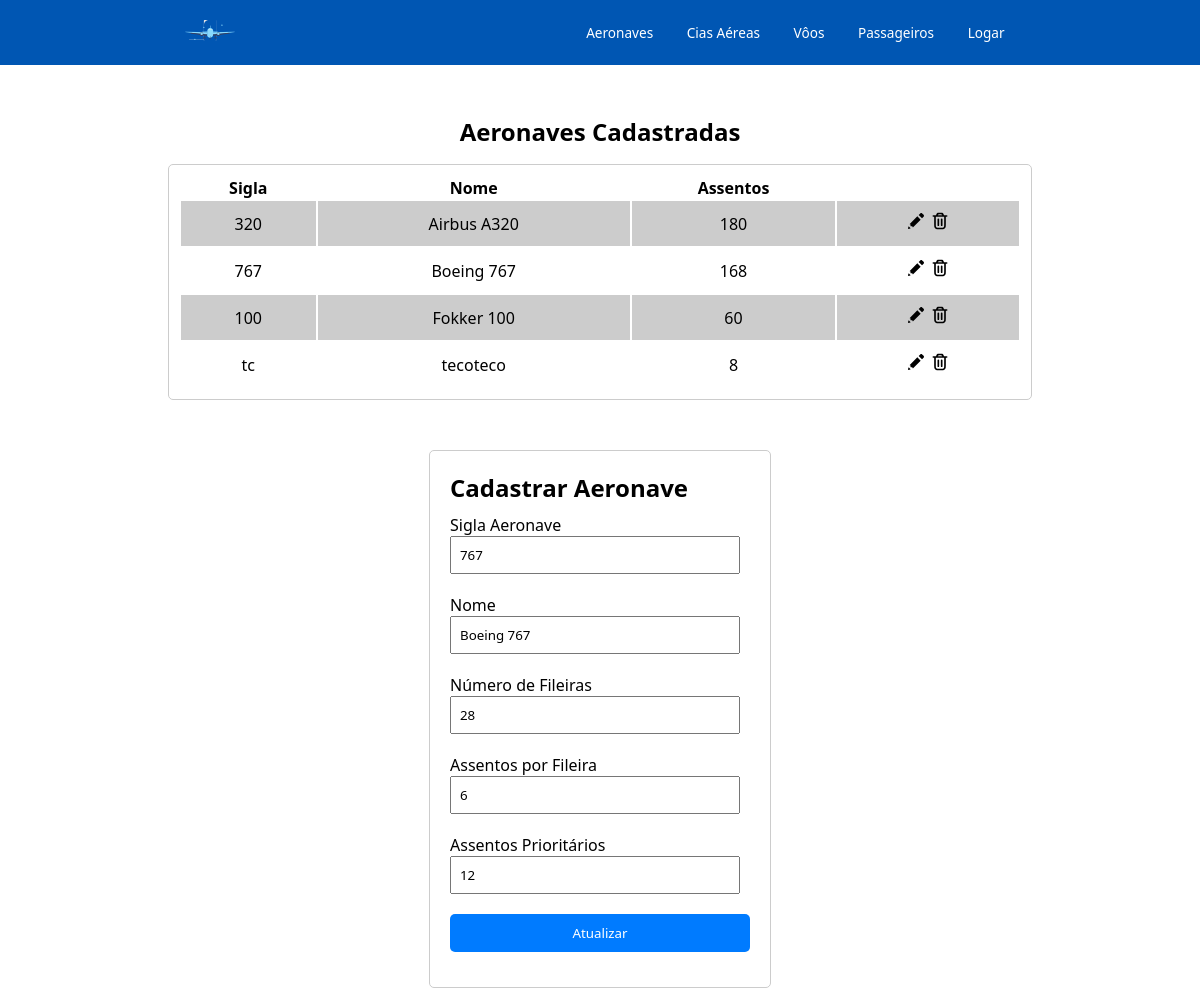
The page /public/Pages/aeronave.php?id=2 on the database its author committed.
### tables this page shows
CREATE TABLE aeronave (
            id INTEGER PRIMARY KEY AUTOINCREMENT,
            sigla CHAR(4),
            quantidade_assentos INTEGER,
            marca VARCHAR(20),
            quantidade_fileiras INTEGER,
            quantidade_colunas INTEGER,
            assentos_prioritarios INTEGER,
            assentos_por_fila INTEGER,
            assentos_por_coluna INTEGER
        );

### autoload.php (called while the page is built, shortened)
<?php
spl_autoload_register(function ($class) {
    $prefix = "App";
    $base_dir = __DIR__ ."/src/";
    $len = strlen($prefix);
    $relavite_class = substr($class, $len);
    $file = $base_dir . str_replace('\\', '/', $relavite_class) . '.php';
});

### src/Infra/Database/DatabaseManager.php (called while the page is built, shortened)
<?php
class DatabaseManager
{
    private static $instance;
    public static function getConn(): \PDO
    {
        if (self::$instance == null) {
            try {
                self::$instance = new \PDO("sqlite:" . DB_PATH);
            } catch (\Exception $e) {
                echo $e->getMessage();
            }
        }
        return self::$instance;
    }
}

### src/DAO/AeronaveDAO.php (called while the page is built, shortened)
<?php
class AeronaveDAO {
    private PDO $conexao;
    public function __construct() {
        $this->conexao = DatabaseManager::getConn();
    }
    public function getById(int $id): ?Aeronave {
        $sql = "SELECT * FROM aeronave WHERE id = :id";
        $stmt = $this->conexao->prepare($sql);
        $stmt->bindValue(':id', $id);
        $stmt->execute();
        if ($row = $stmt->fetch(PDO::FETCH_OBJ)) {
            return $this->mapAeronave($row);
        }
        return null;
    }
    public function read(): array {
        $sql = "SELECT * FROM aeronave";
        $stmt = $this->conexao->query($sql);
        $aeronaves = [];
        while ($row = $stmt->fetch(PDO::FETCH_OBJ)) {
            $aeronaves[] = $this->mapAeronave($row);
        }
        return $aeronaves;
    }
    private function mapAeronave(object $data): Aeronave
    {
        $aero = new Aeronave(
            $data->sigla,
            $data->marca,
            $data->quantidade_fileiras,
            $data->assentos_por_fila,
            $data->assentos_prioritarios
        );
        $aero->setId($data->id);
        return $aero;
    }
}

### src/Entities/Entity.php (called while the page is built, shortened)
<?php
abstract class Entity
{
    private ?int $id;
    public function getId(): ?int
    {
        return $this->id ?? null;
    }
    public function setId(int $id):self
    {
        $this->id = $id;
        return $this;
    }
}

### src/Entities/Aeronave.php (called while the page is built, shortened)
<?php
class Aeronave extends Entity
{
    private string $sigla;
    private int $qteFileiras;
    private int $assentosPorFila;
    private int $assentosPrioritarios;
    private string $marca;
    public function __construct(string $sigla, string $marca, int $qteFileiras, int $assentosPorFila, int $assentosPrioritarios)
    {
        $this->sigla = $sigla;
        $this->marca = $marca;
        $this->qteFileiras = $qteFileiras;
        $this->assentosPorFila = $assentosPorFila;
        $this->assentosPrioritarios = $assentosPrioritarios;
    }
    public function getAssentosFila(){
        return $this->assentosPorFila;
    }
    public function getQuantidadeFilas(){
        return $this->qteFileiras;
    }
    public function getSigla(){
        return $this->sigla;
    }
    public function getMarca(){
        return $this->marca;
    }
    public function getAssentosPrioritarios(){
        return $this->assentosPrioritarios;
    }
}

### public/Pages/aeronave.php (the view, shortened to what this page needs)
<?php
require_once '../../autoload.php';
require 'templates/header.php';
$aeronaveDAO = new AeronaveDAO();
$aeros = $aeronaveDAO->read();
if (isset($_GET['id'])) {
    $aeroEdit = $aeronaveDAO->getById($_GET['id']);
} else {
    $aeroEdit = new Aeronave('', '', 0, 0, 0);
}
?>
<head>
</head>
<section class="section-container">
    <h2>Aeronaves Cadastradas</h2>
    <table class="tabela">
        <thead>
            <tr>
                <th>Sigla</th>
                <th>Nome</th>
                <th>Assentos</th>
            </tr>
        </thead>
        <tbody>
            <?php
            foreach ($aeros as $aero) {
                echo "<tr>
        <td>{$aero->getSigla()}</td>
        <td>{$aero->getMarca()}</td>
        <td>" . $aero->getAssentosFila() * $aero->getQuantidadeFilas() . "</td>
        <td>
        <a href=\"/public/Pages/aeronave.php?id={$aero->getId()}\"><img src=\"/public/assets/images/edit-icon.svg\"></a>
        <a href=\"/public/Pages/aeronave.php?id={$aero->getId()}&delete=true\"><img src=\"/public/assets/images/trash-icon.svg\"></a>
        </td>
    </tr>";
            }
            ?>
        </tbody>
    </table>
</section>
<div class="container">
    <h2>Cadastrar Aeronave</h2>
    <form action="/public/Routes/cadastrarAeronave.php" method="POST">
        <div class="input-group">
            <label for="sigla">Sigla Aeronave</label>
            <input type="text" id="sigla" name="sigla" placeholder="Sigla" value="<?php echo $aeroEdit->getSigla() ?>" required>
        </div>
        <div class="input-group">
            <label for="marca">Nome</label>
            <input type="text" id="marca" name="marca" placeholder="Nome" value="<?php echo $aeroEdit->getMarca() ?>">
        </div>
        <div class="input-group">
            <label for="fileira">Número de Fileiras</label>
            <input type="number" id="fileira" name="fileira" placeholder="30" value="<?php echo $aeroEdit->getQuantidadeFilas() ?>">
        </div>
        <div class="input-group">
            <label for="assentos">Assentos por Fileira</label>
            <input type="number" id="assentos" name="assentos" placeholder="6" value="<?php echo $aeroEdit->getAssentosFila() ?>">
        </div>
        <div class="input-group">
            <label for="prioritarios">Assentos Prioritários</label>
            <input type="number" id="prioritarios" name="prioritarios" placeholder="6" value="<?php echo $aeroEdit->getAssentosPrioritarios() ?>">
        </div>
        <button type="submit">
            <?php
            if ($aeroEdit->getId()) {
                echo "Atualizar";
            } else {
                echo "Cadastrar";
            }
            ?>
        </button>
    </form>
</div>
<?php
require 'templates/final.php';
?>

### public/assets/css/style.css (style rules this page uses)
:root { --primary: #88D9FD; --secondary: #66B7DB; --action: #007bff; }
* { font-family: system-ui, -apple-system, BlinkMacSystemFont, 'Segoe UI', Roboto, Oxygen, Ubuntu, Cantarell, 'Open Sans', 'Helvetica Neue', sans-serif; padding: 0; margin:0; }
.container { width: 300px; margin: 0 auto; padding: 20px; border: 1px solid #ccc; border-radius: 5px; }
input, select { width: 90%; margin-bottom: 10px; padding: 8px; }
.input-group { margin: 10px 0; }
button { width: 100%; padding: 10px; background-color: var(--action); color: #fff; border: none; border-radius: 5px; cursor: pointer; margin-bottom: 15px; }
section { width: 80%; margin:auto; margin-bottom: 50px; }
.section-container { display:flex; flex-direction:column; align-items:center; justify-content:center; gap: 1rem; }
.section-container img { max-width: 400px; }
.tabela { width: 90%; padding: 10px; border-radius: 5px; text-align: center; border: #ccc solid 1px; }
.tabela td { padding: 10px; }
.tabela tbody tr:nth-child(odd) { background-color: #ccc; }
.tabela a > img { max-width: 20px; }

### rows shown on the page
aeronave: sigla "320", marca "Airbus A320", $aero->getAssentosFila() * $aero->getQuantidadeFilas() "180"
aeronave: sigla "767", marca "Boeing 767", $aero->getAssentosFila() * $aero->getQuantidadeFilas() "168", fileira "28", assentos "6", prioritarios "12"
aeronave: sigla "100", marca "Fokker 100", $aero->getAssentosFila() * $aero->getQuantidadeFilas() "60"
aeronave: sigla "tc", marca "tecoteco", $aero->getAssentosFila() * $aero->getQuantidadeFilas() "8"
